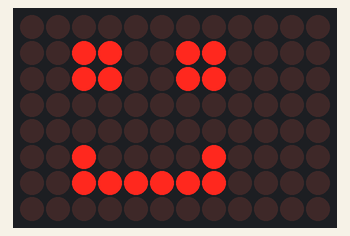
Simulated run of this sketch. Board: Arduino Uno R4 WiFi. On the bench: 12×8 LED matrix. What the sketch prints to the serial monitor is not drawn.

Above: at 0.15 s.
At 0.85 s:
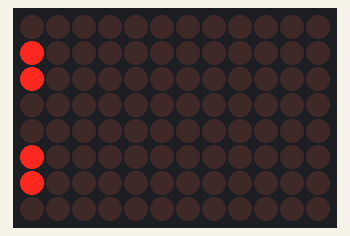
At 2.05 s:
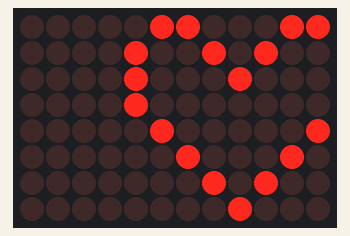
At 3.95 s:
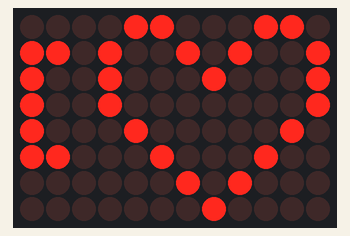
At 5.85 s:
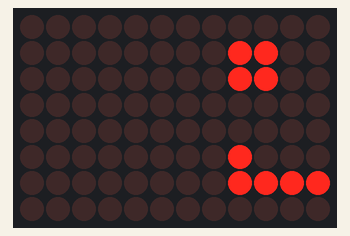
At 7.82 s:
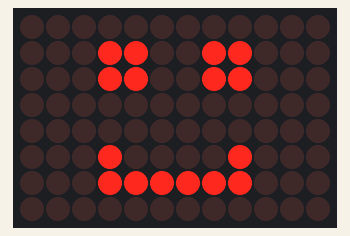

The sketch:

ArduinoLedTest.ino
```cpp
#include "Arduino_LED_Matrix.h"
#include <vector>
using namespace std;

ArduinoLEDMatrix matrix;


vector<vector<byte>> all_frames;
int step = 0;

void setup() {
  Serial.begin(9600);
  matrix.begin();

  Serial.println("Started.");

  vector<vector<byte>> empty_frame = {
    {0, 0, 0, 0, 0, 0, 0, 0, 0, 0, 0, 0},
    {0, 0, 0, 0, 0, 0, 0, 0, 0, 0, 0, 0},
    {0, 0, 0, 0, 0, 0, 0, 0, 0, 0, 0, 0},
    {0, 0, 0, 0, 0, 0, 0, 0, 0, 0, 0, 0},
    {0, 0, 0, 0, 0, 0, 0, 0, 0, 0, 0, 0},
    {0, 0, 0, 0, 0, 0, 0, 0, 0, 0, 0, 0},
    {0, 0, 0, 0, 0, 0, 0, 0, 0, 0, 0, 0},
    {0, 0, 0, 0, 0, 0, 0, 0, 0, 0, 0, 0}
  };

  vector<vector<byte>> buffer_frame = {
    {0},
    {0},
    {0},
    {0},
    {0},
    {0},
    {0},
    {0}
  };

  vector<vector<byte>> h_frame = {
    { 0, 0, 0 },
    { 1, 0, 1 },
    { 1, 0, 1 },
    { 1, 1, 1 },
    { 1, 0, 1 },
    { 1, 0, 1 },
    { 0, 0, 0 },
    { 0, 0, 0 }
  };

  vector<vector<byte>> i_frame = {
    { 0, 0, 0 },
    { 1, 1, 1 },
    { 0, 1, 0 },
    { 0, 1, 0 },
    { 0, 1, 0 },
    { 1, 1, 1 },
    { 0, 0, 0 },
    { 0, 0, 0 }
  };

  vector<vector<byte>> heart_frame = {
    { 0, 1, 1, 0, 0, 0, 1, 1, 0},
    { 1, 0, 0, 1, 0, 1, 0, 0, 1},
    { 1, 0, 0, 0, 1, 0, 0, 0, 1},
    { 1, 0, 0, 0, 0, 0, 0, 0, 1},
    { 0, 1, 0, 0, 0, 0, 0, 1, 0},
    { 0, 0, 1, 0, 0, 0, 1, 0, 0},
    { 0, 0, 0, 1, 0, 1, 0, 0, 0},
    { 0, 0, 0, 0, 1, 0, 0, 0, 0}
  };

  vector<vector<byte>> happy_frame = {
    { 0, 0, 0, 0, 0, 0, 0, 0, 0, 0, 0, 0},
    { 0, 0, 0, 1, 1, 0, 0, 1, 1, 0, 0, 0},
    { 0, 0, 0, 1, 1, 0, 0, 1, 1, 0, 0, 0},
    { 0, 0, 0, 0, 0, 0, 0, 0, 0, 0, 0, 0},
    { 0, 0, 0, 0, 0, 0, 0, 0, 0, 0, 0, 0},
    { 0, 0, 0, 1, 0, 0, 0, 0, 1, 0, 0, 0},
    { 0, 0, 0, 1, 1, 1, 1, 1, 1, 0, 0, 0},
    { 0, 0, 0, 0, 0, 0, 0, 0, 0, 0, 0, 0}
  };


  vector<vector<vector<byte>>> frame_sequence = {
    happy_frame,
    empty_frame,
    heart_frame,
    buffer_frame,
    h_frame,
    buffer_frame,
    i_frame,
    buffer_frame,
    heart_frame,
    empty_frame,
    happy_frame
  };

  all_frames = frame_sequence[0];

  for (int i = 1; i < frame_sequence.size(); i++) {
    vector<vector<byte>> tempVec;
    tempVec.resize(all_frames.size());
    for (int j = 0; j < all_frames.size(); j++) {
      tempVec[j].reserve(all_frames[j].size() + frame_sequence[i][j].size());
      tempVec[j].insert(tempVec[j].end(), all_frames[j].begin(), all_frames[j].end());
      tempVec[j].insert(tempVec[j].end(), frame_sequence[i][j].begin(), frame_sequence[i][j].end());
    }
    all_frames = tempVec;
  }
}

void loop(){
  updateFrame();
  step++;
  delay(100);
}

void printVec(vector<vector<byte>> vec) {
  for (int i = 0; i < vec.size(); i++) {
    for (int j = 0; j < vec[i].size(); j++) {
      Serial.print(vec[i][j]);
    }
    Serial.print("\n");
  }
}

void updateFrame() {
  if (step + 12 > all_frames[0].size()) {
    for (int i = 0; i < 3; i++) {
      flashHappy();
    }
    step = 0;
  }

  byte frame[8][12] = {{0}};
  for (int i = 0; i < 8; i++) {
    for (int j = 0; j < 12; j++) {
      frame[i][j] = all_frames[i][j+step];
    }
  }
  matrix.renderBitmap(frame, 8, 12);
}

void flashHappy() {

  vector<vector<byte>> empty_frame = {
    {0, 0, 0, 0, 0, 0, 0, 0, 0, 0, 0, 0},
    {0, 0, 0, 0, 0, 0, 0, 0, 0, 0, 0, 0},
    {0, 0, 0, 0, 0, 0, 0, 0, 0, 0, 0, 0},
    {0, 0, 0, 0, 0, 0, 0, 0, 0, 0, 0, 0},
    {0, 0, 0, 0, 0, 0, 0, 0, 0, 0, 0, 0},
    {0, 0, 0, 0, 0, 0, 0, 0, 0, 0, 0, 0},
    {0, 0, 0, 0, 0, 0, 0, 0, 0, 0, 0, 0},
    {0, 0, 0, 0, 0, 0, 0, 0, 0, 0, 0, 0}
  };

  vector<vector<byte>> happy_frame = {
    { 0, 0, 0, 0, 0, 0, 0, 0, 0, 0, 0, 0},
    { 0, 0, 0, 1, 1, 0, 0, 1, 1, 0, 0, 0},
    { 0, 0, 0, 1, 1, 0, 0, 1, 1, 0, 0, 0},
    { 0, 0, 0, 0, 0, 0, 0, 0, 0, 0, 0, 0},
    { 0, 0, 0, 0, 0, 0, 0, 0, 0, 0, 0, 0},
    { 0, 0, 0, 1, 0, 0, 0, 0, 1, 0, 0, 0},
    { 0, 0, 0, 1, 1, 1, 1, 1, 1, 0, 0, 0},
    { 0, 0, 0, 0, 0, 0, 0, 0, 0, 0, 0, 0}
  };

  byte frame[8][12] = {{0}};
  for (int i = 0; i < 8; i++) {
    for (int j = 0; j < 12; j++) {
      frame[i][j] = empty_frame[i][j];
    }
  }
  matrix.renderBitmap(frame, 8, 12);
  delay(250);

  for (int i = 0; i < 8; i++) {
    for (int j = 0; j < 12; j++) {
      frame[i][j] = happy_frame[i][j];
    }
  }
  matrix.renderBitmap(frame, 8, 12);
  delay(250);
}
```

Measured:
- by itself, everything shown: repeats every 7.9 s, in 63 steps
